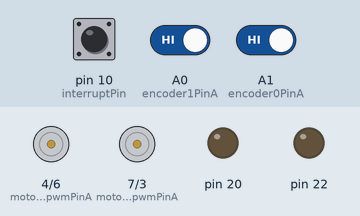
Bench run of a sketch on a simulated Arduino Mega 2560, built with avr-gcc and run on an emulated ATmega2560. On the bench: motor-driver pin pairs drawn as motors (green arrow = first pin HIGH = forward, orange = second pin HIGH = backward, longer = more drive), output pins drawn as LEDs (lit = HIGH). The test bench sets the inputs (shaded band); at power-on: pin 10 (interruptPin) LOW, A0 (encoder1PinA) HIGH, A1 (encoder0PinA) HIGH. What the sketch prints to the serial monitor is not drawn.

Above: at 0.1 s.
At 1.1 s:
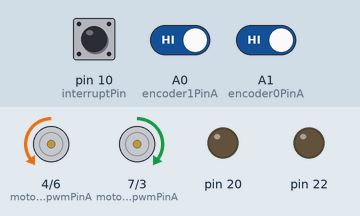
At 124.4 s:
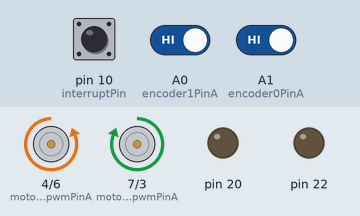
Timing chart, 0 to 125.9 s (numbered marks = the images above):
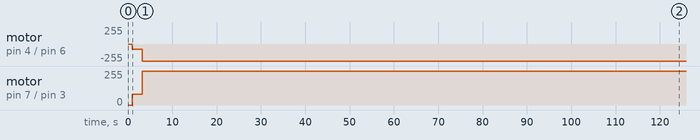

Measured:
- by itself, motor on pin 4 (motor1_pwmPinA) / pin 6 (motor1_pwmPinB): stopped → backward 80/255 at 1.0 s, → backward 255/255 2.2 s later
- by itself, motor on pin 7 (motor0_pwmPinA) / pin 3 (motor0_pwmPinB): stopped → forward 80/255 at 1.0 s, → forward 255/255 2.2 s later

The sketch:

motor_redesign_square_demo.ino
```cpp
/* The script for Minibot motor control with the GUI.
   DC motors and Encoders
        left: J6 port, (direction) digital pin 7, (pwm) digital pin 3, (encoder) analog pin A1
        right: J5 port, (direction) digital pin 4, (pwm) digital pin 6, (encoder) analog pin A0

   Functions: move forward/back/left/right
*/

#include <SPI.h>
#include <elapsedMillis.h>
#include <Wire.h>

elapsedMillis timeElapsed;

// Define constants for locomotion
/** Right motor drivers */
int motor0_pwmPinA = 7; // direction pin, LOW for forward, HIGH for backwards CHANGE PIN
int motor0_pwmPinB = 3; // pwm pin, controls voltage signal for speed
int pwm0 = 80;      // initial pwm value (doesn't really matter)

/** Left motor drivers */
int motor1_pwmPinA = 4; // direction pin, HIGH for forward, LOW for backwards CHANGE PIN
int motor1_pwmPinB = 6; // pwm pin
int pwm1 = 80;      // initial pwm value

// Encoders regulate two motors to spin at same speed
// For more information, see PID algorithm on ECE documentation
int encoder0PinA = A1; // J6 motor on board
int encoder0Pos = 0; // Motor's angular position read by the encoder
int encoder0PinALast = LOW;

int encoder1PinA = A0; // J5 motor on board
int encoder1Pos = 0;
int encoder1PinALast = LOW;


int setpoint = 600; // turn rate for comparison (degrees/sec) Range: 0-800 (upper bound varies with timeSec value. Speed at pwm=255 is upper bound)
double Integral0 = 0; // accumulated error with motors from desired number of turns
double Integral1 = 0; // accumulated error with motors from desired number of turns
int n = LOW;
int m = LOW;

int encoder0PrevCount = 0;
int lastSpeed0 = 0;
int encoder1PrevCount = 0;
int lastSpeed1 = 0;

double timeSec = 0.2; // update rate of the PID algorithm. Should match the timeElapsed < X in PID()

//PID constants
//P (proportional) is how much to adjust when turn rate is not equal to set rate. Matters most.
double kP = 0.3;
//I (integral) is how much to adjust based on accumulated error
double kI = 0;
//D (derivative) how quickly it deviates from set rate. Adjusts quicker for greater rates
double kD = 0;

// initialize the buffer
int bufSize = 4;
char buf[4];
volatile byte pos = 0;

int test;
//char buff [50]; Use multiple parameters
char updated;
volatile byte indx;
volatile boolean process;
int  interruptPin = 10;

int IRPin = 4; //S4 on J5
int in;
int trigPin = 9; //J10 on board
int echoPin = A3; //this is the ADC pin
long duration,cm;


void setup() {
  Serial.begin(115200);

// Locomotion
  pinMode (encoder0PinA, INPUT);
  pinMode (motor0_pwmPinA, OUTPUT);
  pinMode (motor0_pwmPinB, OUTPUT);

  pinMode (encoder1PinA, INPUT);
  pinMode (motor1_pwmPinA, OUTPUT);
  pinMode (motor1_pwmPinB, OUTPUT);

  pinMode(MISO,OUTPUT); //init spi
  pinMode(MOSI, INPUT);

  pinMode(20,OUTPUT);
  pinMode(22,OUTPUT);

// SPI
  SPCR |= bit (SPE); // slave control register
  indx = 0; //buffer empty
  process = false;

  pinMode(interruptPin,INPUT);
  int val = digitalRead(interruptPin);

  delay(1000);
  SPI.attachInterrupt();


  pinMode(IRPin, INPUT);
  pinMode(trigPin, OUTPUT);
  pinMode(echoPin, INPUT);
  test = 0;
}

ISR (SPI_STC_vect) { //SPI Interrupt Service Routine
  Serial.println("entered ISR"); //debugging print line to indicate the beginning of the interrupt sequence
  byte c = SPDR; //read byte from SPI data register
  if (c != updated){ //if the new value does not equal the value already contained in SPDR
    Serial.println("Value has been changed"); //debugging print line to show value has changed successfully
    updated = c;// save data in the next index in the array buff
    Serial.print("ISR Value: ");
    Serial.println(updated); //debugging statement to check if value has been changed successfully
    process = true;
  }
}


/** Adjust PWM for PID algorithm */
//add specification for PWM and pins
void adjustPWM() {
  Serial.println("in adjust PWM");
  int speedNow0 = calculateSpeed0(); // calculate the current speed for the right motor
  int error0 = setpoint - speedNow0; // calculate the error between the current speed and the set speed
  double dError0 = ((double)speedNow0 - (double)lastSpeed0) / timeSec;
  Integral0 += (double) error0; // update integral of the error

  int speedNow1 = calculateSpeed1(); // calculate the current speed for the left motor
  int error1 = setpoint - speedNow1;
  double dError1 = ((double)speedNow1 - (double)lastSpeed1) / timeSec;
  Integral1 += (double) error1;

  // cap the integral value within 0..255
  if (Integral0 > 255) Integral0 = 255;
  else if (Integral0 < 0) Integral0 = 0;

  if (Integral1 > 255) Integral1 = 255;
  else if (Integral1 < 0) Integral1 = 0;

  // calculate the value for speed adjustments
  int adjust0 = (kP * (double)error0) + kI * Integral0 + kD * dError0;
  int adjust1 = (kP * (double)error1) + kI * Integral1 + kD * dError1;

  // update pwm values according to the moving direction
  pwm0 += adjust0;
  pwm1 += adjust1;

  // cap the pwm values within 0..255
  if (pwm0 > 255) pwm0 = 255;
  else if (pwm0 < 0) pwm0 = 0;

  if (pwm1 > 255) pwm1 = 255;
  else if (pwm1 < 0) pwm1 = 0;

  // store the current speeds
  lastSpeed0 = speedNow0;
  lastSpeed1 = speedNow1;
  return;
}

/** Return the current rotational speed of right motor with encoder data. */
int calculateSpeed0() {
  int speedDetect = (encoder0Pos - encoder0PrevCount) / timeSec;
  encoder0PrevCount = encoder0Pos;
  return speedDetect;
}


/** Return the current rotational speed of left motor with encoder data. */
int calculateSpeed1() {
  int speedDetect = (encoder1Pos - encoder1PrevCount) / timeSec;
  encoder1PrevCount = encoder1Pos;
  return speedDetect;
}

/** Adjust the speed of motors with the PID algorithm. */
void PID(int fb) {

  Serial.println("in PID");
  // Adjust the rotational speeds by the calculated pwm values.
  if (fb){ //fb = 1, forward
    analogWrite(motor0_pwmPinA, pwm0);
    analogWrite(motor1_pwmPinB, pwm1);
  }
  else{
    analogWrite(motor0_pwmPinB, pwm0);
    analogWrite(motor1_pwmPinA, pwm1);
  }
  //analogWrite( motor0_pwmPin, pwm0);
  //analogWrite( motor1_pwmPin, pwm1);


  // Count the degrees of rotation in 0.2 seconds for each motor.
  timeElapsed = 0;
  while ( timeElapsed < 200 ) {
    Serial.println("in while");
    n = digitalRead(encoder0PinA); // store the current digital signal of the encoder
    if ((encoder0PinALast == LOW) && (n == HIGH)) {
      // a switch from HIGH to LOW of the encoder signal marks rotation in 1 degree.
      encoder0Pos++;
    }
    encoder0PinALast = n; // update the last encoder signal for future comparison

    // same process for left encoder
    m = digitalRead(encoder1PinA);
    if ((encoder1PinALast == LOW) && (m == HIGH)) {
      encoder1Pos++;
    }
    encoder1PinALast = m;
  }
  adjustPWM();
  return;
}

void square(){
  for (int i = 0; i < 4; i++){
    analogWrite(motor0_pwmPinB, 0); // pwma is high, so make pwmb to 0
    analogWrite(motor1_pwmPinA, 0); // pwmb 2 is high, so make pwma to 0
    PID(1);
    delay(2000);

    //left
    analogWrite(motor0_pwmPinA, 0);
    analogWrite(motor1_pwmPinA, 0);
    analogWrite(motor0_pwmPinB, 255);
    analogWrite(motor1_pwmPinB, 255);
  }
  analogWrite(motor0_pwmPinA, 0);
  analogWrite(motor1_pwmPinB, 0);
  analogWrite(motor0_pwmPinA, 0);
  analogWrite(motor1_pwmPinB, 0);
}

void loop(){
  square();
}


/*void loop() {
    // clear the buffer when a command is executed
    Serial.println("process: " + String(process));
    if (process){
        process = false;
        switch(updated) { //function changes the letter value of updated to a command
          case 'F' : //fwd
            Serial.println("Forward");
            analogWrite(motor0_pwmPinB, 0); // pwma is high, so make pwmb to 0
            analogWrite(motor1_pwmPinA, 0); // pwmb 2 is high, so make pwma to 0
            // maybe place PID() here before analog writes
            analogWrite(motor0_pwmPinA, pwm0);
            analogWrite(motor1_pwmPinB, pwm1);
            PID();

            // set motor0 pwm1 to the calc value pwm0
            // set motor1 pwm 2 to calc value pwm1
            break; //breaks out of the switch loop and continues the original search

          case 'B' : //Backwards (back())
            Serial.println("back");
            analogWrite(motor0_pwmPinA, 0);
            analogWrite(motor1_pwmPinB, 0);
            analogWrite(motor0_pwmPinB, pwm0);
            analogWrite(motor1_pwmPinA, pwm1);
            PID();
            break; //breaks out of the switch loop and continues the original search

          case 'L' : //left
            Serial.println("Left");
            analogWrite(motor0_pwmPinA, 0);
            analogWrite(motor1_pwmPinA, 0);
            analogWrite(motor0_pwmPinB, 255);
            analogWrite(motor1_pwmPinB, 255);
            break; //breaks out of the switch loop and continues the original search

          case 'R' : //right
            Serial.println("RIGHT");
            analogWrite(motor0_pwmPinB, 0);
            analogWrite(motor1_pwmPinB, 0);
            analogWrite(motor0_pwmPinA, 255);
            analogWrite(motor1_pwmPinA, 255);
            break; //breaks out of the switch loop and continues the original search

          case 's' : //stop, makes all pins low
            Serial.println("Stop");
            analogWrite(motor0_pwmPinA, 0);
            analogWrite(motor1_pwmPinB, 0);
            analogWrite(motor0_pwmPinA, 0);
            analogWrite(motor1_pwmPinB, 0);
            break; //breaks out of the switch loop and continues the original search


          default: //code run when none of the cases are met
            break; //breaks out of the switch loop and continues the original search
        }
     }
}*/
```
